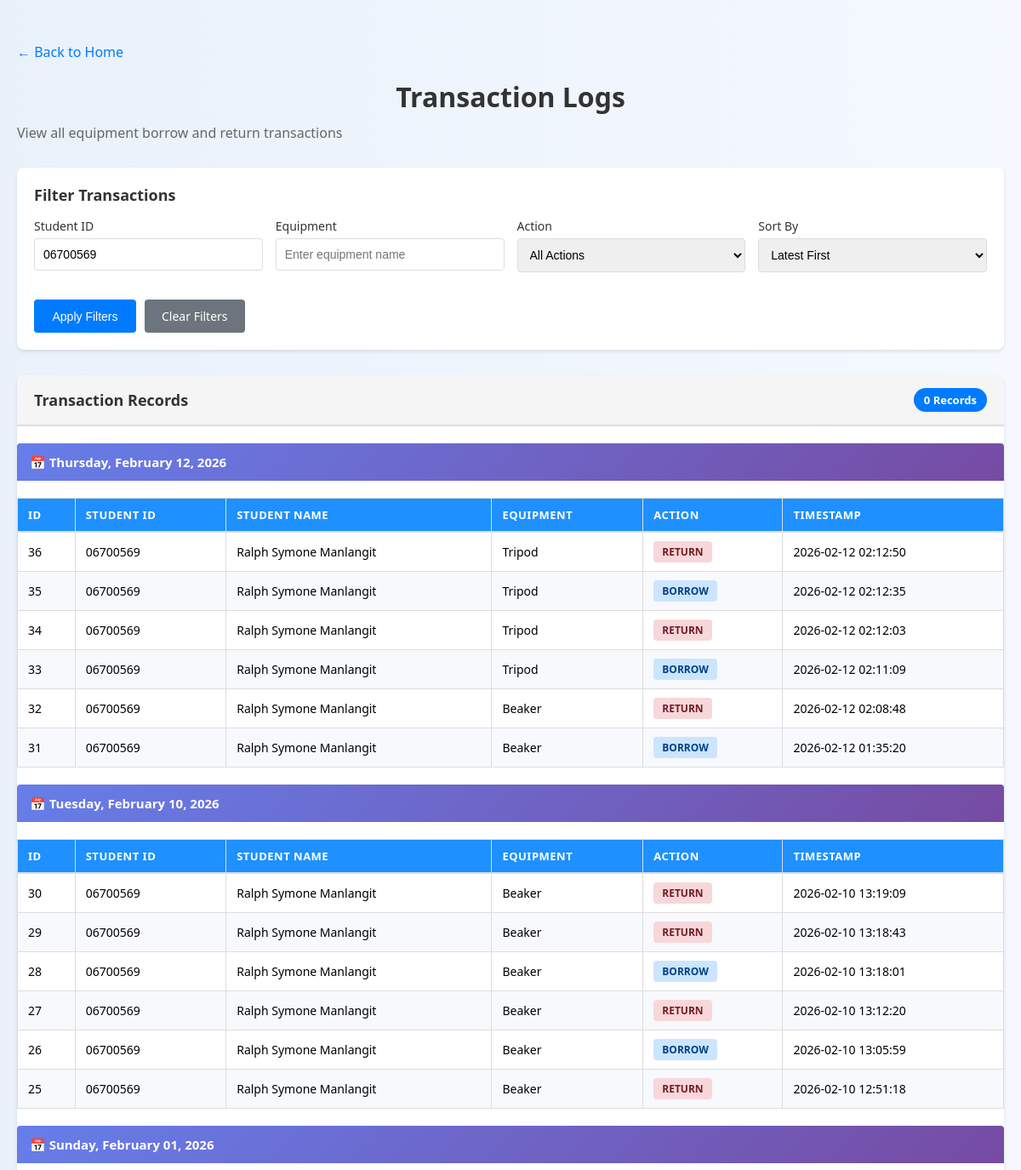
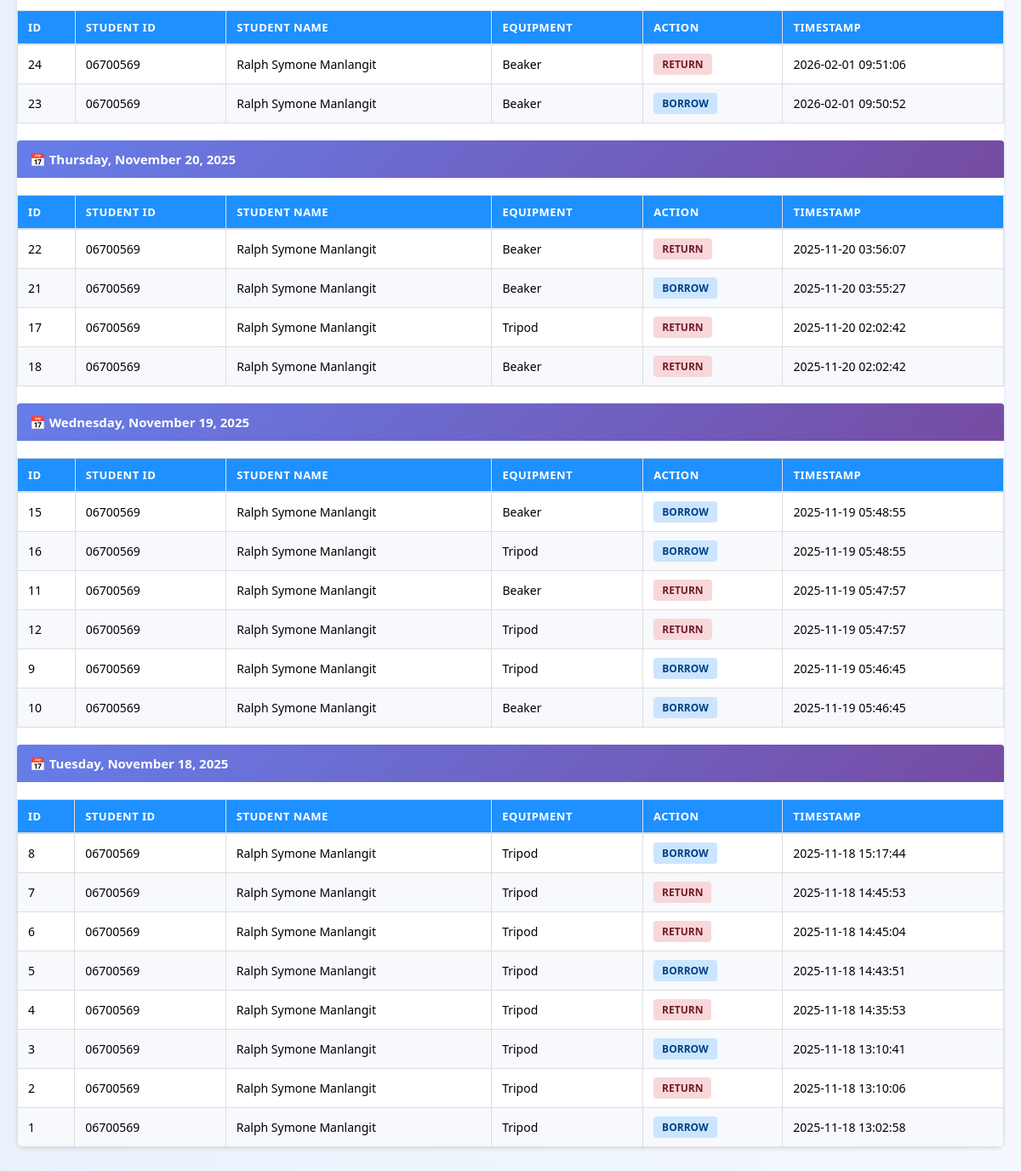
Screenshot of /admin_logs?student_id=06700569 with the database file from the repository (2 pictures, top to bottom).
### tables this page shows
CREATE TABLE equipment_log (
            id INTEGER PRIMARY KEY AUTOINCREMENT,
            student_id TEXT NOT NULL,
            equipment_name TEXT NOT NULL,
            action TEXT CHECK(action IN ('borrow', 'return')),
            timestamp TEXT DEFAULT CURRENT_TIMESTAMP
        , quantity INTEGER DEFAULT 1);

CREATE TABLE students (
            student_id TEXT PRIMARY KEY,
            name TEXT NOT NULL,
            course TEXT,
            year_level INTEGER, student_type TEXT DEFAULT 'college');

### CV-app/app.py (the view)
@app.route('/admin_logs', methods=['GET', 'POST'])
def admin_logs():
    from datetime import datetime
    from collections import OrderedDict
    try:
        conn = sqlite3.connect("database.db")
        c = conn.cursor()
        filters = {
            'student_id': request.args.get('student_id', '').strip(),
            'equipment': request.args.get('equipment', '').strip(),
            'action': request.args.get('action', ''),
            'sort': request.args.get('sort', 'timestamp_desc')
        }
        query = """
            SELECT e.id, e.student_id, s.name, e.equipment_name, e.action, e.timestamp
            FROM equipment_log e
            LEFT JOIN students s ON e.student_id = s.student_id
            WHERE 1=1
        """
        params = []
        if filters['student_id']:
            query += " AND e.student_id = ?"
            params.append(filters['student_id'])
        if filters['equipment']:
            query += " AND e.equipment_name LIKE ?"
            params.append(f"%{filters['equipment']}%")
        if filters['action']:
            query += " AND e.action = ?"
            params.append(filters['action'])
        if filters['sort'] == 'timestamp_asc':
            query += " ORDER BY e.timestamp ASC"
        elif filters['sort'] == 'student_id':
            query += " ORDER BY e.student_id ASC"
        elif filters['sort'] == 'action':
            query += " ORDER BY e.action ASC, e.timestamp DESC"
        else:
            query += " ORDER BY e.timestamp DESC"
        c.execute(query, params)
        logs = c.fetchall()
        grouped_logs = OrderedDict()
        for log in logs:
            timestamp = log[5]
            date_str = timestamp.split(' ')[0] if timestamp else 'Unknown'
            try:
                date_obj = datetime.strptime(date_str, '%Y-%m-%d')
                date_display = date_obj.strftime('%A, %B %d, %Y')  # e.g., "Monday, January 15, 2024"
            except:
                date_display = date_str
            if date_display not in grouped_logs:
                grouped_logs[date_display] = []
            grouped_logs[date_display].append(log)
        c.execute("SELECT DISTINCT student_id FROM students ORDER BY student_id")
        all_students = [s[0] for s in c.fetchall()]
        c.execute("SELECT DISTINCT equipment_name FROM equipment_log ORDER BY equipment_name")
        all_equipment = [eq[0] for eq in c.fetchall()]
        conn.close()
        return render_template('admin_logs.html',
                             grouped_logs=grouped_logs,
                             filters=filters,
                             students=all_students,
                             equipment=all_equipment)
    except Exception as e:
        print(f"Admin logs error: {str(e)}")
        flash(f"Error loading admin logs: {str(e)}")
        return redirect(url_for('home'))

### CV-app/templates/admin_logs.html (shortened to what this page needs)
<!DOCTYPE html>
<html>
<head>
    <link rel="stylesheet" href="{{ url_for('static', filename='style.css') }}">
</head>
<body>
        <div class="admin-container">
        <div class="admin-header">
            <a href="{{ url_for('home') }}" class="back-link" style="display: block; margin-bottom: 20px;">← Back to Home</a>
            <h1>Transaction Logs</h1>
            <p>View all equipment borrow and return transactions</p>
        </div>
        <div class="filter-section">
            <div class="filter-title">Filter Transactions</div>
            <form method="GET" action="{{ url_for('admin_logs') }}">
                <div class="filter-grid">
                    <div class="filter-group">
                        <label>Student ID</label>
                        <input type="text" name="student_id" value="{{ filters.student_id }}" placeholder="Enter student ID">
                    </div>
                    <div class="filter-group">
                        <label>Equipment</label>
                        <input type="text" name="equipment" value="{{ filters.equipment }}" placeholder="Enter equipment name">
                    </div>
                    <div class="filter-group">
                        <label>Action</label>
                        <select name="action">
                            <option value="">All Actions</option>
                        </select>
                    </div>
                    <div class="filter-group">
                        <label>Sort By</label>
                        <select name="sort">
                            <option value="timestamp_desc" {% if filters.sort == 'timestamp_desc' %}selected{% endif %}>Latest First</option>
                        </select>
                    </div>
                </div>
                <div class="filter-buttons">
                    <button type="submit" class="btn btn-primary">Apply Filters</button>
                    <a href="{{ url_for('admin_logs') }}" class="btn btn-secondary">Clear Filters</a>
                </div>
            </form>
        </div>
        <div class="logs-section">
            <div class="logs-header">
                <div class="logs-title">Transaction Records</div>
                <div class="logs-count">
                    {% set total_count = 0 %}
                    {% for date, logs in grouped_logs.items() %}
                        {% set total_count = total_count + logs|length %}
                    {% endfor %}
                    {{ total_count }} Records
                </div>
            </div>
            {% if grouped_logs %}
                {% for date, logs in grouped_logs.items() %}
                <div class="date-header">📅 {{ date }}</div>
                <table>
                    <thead>
                        <tr>
                            <th>ID</th>
                            <th>Student ID</th>
                            <th>Student Name</th>
                            <th>Equipment</th>
                            <th>Action</th>
                            <th>Timestamp</th>
                        </tr>
                    </thead>
                    <tbody>
                        {% for log in logs %}
                        <tr>
                            <td>{{ log[0] }}</td>
                            <td>{{ log[1] }}</td>
                            <td>{{ log[2] or 'N/A' }}</td>
                            <td>{{ log[3] }}</td>
                            <td><span class="badge badge-{{ log[4].lower() }}">{{ log[4].upper() }}</span></td>
                            <td>{{ log[5] }}</td>
                        </tr>
                        {% endfor %}
                    </tbody>
                </table>
                {% endfor %}
            {% else %}
            <div class="no-data">No transaction records found.</div>
            {% endif %}
        </div>
    </div>
</body>
</html>

### CV-app/static/style.css (style rules this page uses)
body { font-family: 'Segoe UI', Tahoma, Geneva, Verdana, sans-serif; background: linear-gradient(to right, #e9f1fb, #f5f9ff); margin: 0; padding: 0; }
h1, h2 { color: #1f3b73; text-align: center; margin-bottom: 15px; }
form { display: flex; flex-direction: column; gap: 12px; margin-top: 10px; }
label { font-weight: 600; color: #333; }
input[type="text"], input[type="number"], textarea, select { padding: 10px; border: 1px solid #ccc; border-radius: 6px; font-size: 16px; width: 100%; box-sizing: border-box; }
button, input[type="submit"] { background-color: #1e90ff; color: white; padding: 10px 16px; border: none; border-radius: 6px; font-size: 16px; cursor: pointer; transition: background-color 0.25s ease; }
table { width: 100%; border-collapse: collapse; margin-top: 20px; }
table th, table td { padding: 10px 12px; text-align: left; border: 1px solid #ddd; }
table th { background-color: #1e90ff; color: white; }
table tr:nth-child(even) { background-color: #f7f9fc; }
button { min-width: 120px; }

### CV-app/templates/admin_logs.html (style rules this page uses)
.admin-container { max-width: 1200px; margin: 30px auto; padding: 20px; }
.admin-header { margin-bottom: 30px; }
.admin-header h1 { font-size: 32px; color: #333; margin: 0 0 10px 0; }
.admin-header p { color: #666; margin: 0; }
.filter-section { background: white; padding: 20px; border-radius: 8px; box-shadow: 0 2px 4px rgba(0,0,0,0.1); margin-bottom: 30px; }
.filter-title { font-size: 18px; font-weight: bold; margin-bottom: 15px; color: #333; }
.filter-grid { display: grid; grid-template-columns: repeat(auto-fit, minmax(250px, 1fr)); gap: 15px; margin-bottom: 20px; }
.filter-group { display: flex; flex-direction: column; }
.filter-group label { font-weight: 500; color: #333; margin-bottom: 5px; font-size: 14px; }
.filter-group input, .filter-group select { padding: 10px; border: 1px solid #ddd; border-radius: 4px; font-size: 14px; }
.filter-buttons { display: flex; gap: 10px; }
.btn { padding: 10px 20px; border: none; border-radius: 4px; cursor: pointer; font-size: 14px; font-weight: 500; text-decoration: none; }
.btn-primary { background: #007bff; color: white; }
.btn-secondary { background: #6c757d; color: white; }
.logs-section { background: white; border-radius: 8px; box-shadow: 0 2px 4px rgba(0,0,0,0.1); overflow: hidden; }
.logs-header { background: #f5f5f5; padding: 15px 20px; border-bottom: 2px solid #ddd; display: flex; justify-content: space-between; align-items: center; }
.logs-title { font-size: 18px; font-weight: bold; color: #333; }
.logs-count { background: #007bff; color: white; padding: 5px 12px; border-radius: 20px; font-size: 13px; font-weight: bold; }
table { width: 100%; border-collapse: collapse; }
thead { background: #f9f9f9; border-bottom: 2px solid #ddd; }
th { padding: 12px 15px; text-align: left; font-weight: 600; color: #333; font-size: 13px; text-transform: uppercase; letter-spacing: 0.5px; cursor: pointer; user-select: none; }
td { padding: 12px 15px; border-bottom: 1px solid #f0f0f0; font-size: 14px; }
.badge { display: inline-block; padding: 4px 10px; border-radius: 4px; font-size: 12px; font-weight: 600; }
.badge-borrow { background: #cce5ff; color: #004085; }
.badge-return { background: #f8d7da; color: #721c24; }
.back-link { display: inline-block; margin-bottom: 20px; color: #007bff; text-decoration: none; font-weight: 500; }
.date-header { background: linear-gradient(135deg, #667eea 0%, #764ba2 100%); color: white; padding: 12px 15px; margin-top: 20px; margin-bottom: 0; border-radius: 4px 4px 0 0; font-weight: 600; font-size: 15px; }

### rows the page displays
equipment_log: id "36", student "06700569", name "Ralph Symone Manlangit", equipment_name "Tripod", action "RETURN", timestamp "2026-02-12 02:12:50"
equipment_log: id "35", student "06700569", name "Ralph Symone Manlangit", equipment_name "Tripod", action "BORROW", timestamp "2026-02-12 02:12:35"
equipment_log: id "34", student "06700569", name "Ralph Symone Manlangit", equipment_name "Tripod", action "RETURN", timestamp "2026-02-12 02:12:03"
equipment_log: id "33", student "06700569", name "Ralph Symone Manlangit", equipment_name "Tripod", action "BORROW", timestamp "2026-02-12 02:11:09"
equipment_log: id "32", student "06700569", name "Ralph Symone Manlangit", equipment_name "Beaker", action "RETURN", timestamp "2026-02-12 02:08:48"
equipment_log: id "31", student "06700569", name "Ralph Symone Manlangit", equipment_name "Beaker", action "BORROW", timestamp "2026-02-12 01:35:20"
equipment_log: id "30", student "06700569", name "Ralph Symone Manlangit", equipment_name "Beaker", action "RETURN", timestamp "2026-02-10 13:19:09"
equipment_log: id "29", student "06700569", name "Ralph Symone Manlangit", equipment_name "Beaker", action "RETURN", timestamp "2026-02-10 13:18:43"
equipment_log: id "28", student "06700569", name "Ralph Symone Manlangit", equipment_name "Beaker", action "BORROW", timestamp "2026-02-10 13:18:01"
equipment_log: id "27", student "06700569", name "Ralph Symone Manlangit", equipment_name "Beaker", action "RETURN", timestamp "2026-02-10 13:12:20"
equipment_log: id "26", student "06700569", name "Ralph Symone Manlangit", equipment_name "Beaker", action "BORROW", timestamp "2026-02-10 13:05:59"
equipment_log: id "25", student "06700569", name "Ralph Symone Manlangit", equipment_name "Beaker", action "RETURN", timestamp "2026-02-10 12:51:18"
equipment_log: id "24", student "06700569", name "Ralph Symone Manlangit", equipment_name "Beaker", action "RETURN", timestamp "2026-02-01 09:51:06"
equipment_log: id "23", student "06700569", name "Ralph Symone Manlangit", equipment_name "Beaker", action "BORROW", timestamp "2026-02-01 09:50:52"
equipment_log: id "22", student "06700569", name "Ralph Symone Manlangit", equipment_name "Beaker", action "RETURN", timestamp "2025-11-20 03:56:07"
equipment_log: id "21", student "06700569", name "Ralph Symone Manlangit", equipment_name "Beaker", action "BORROW", timestamp "2025-11-20 03:55:27"
equipment_log: id "17", student "06700569", name "Ralph Symone Manlangit", equipment_name "Tripod", action "RETURN", timestamp "2025-11-20 02:02:42"
equipment_log: id "18", student "06700569", name "Ralph Symone Manlangit", equipment_name "Beaker", action "RETURN", timestamp "2025-11-20 02:02:42"
equipment_log: id "15", student "06700569", name "Ralph Symone Manlangit", equipment_name "Beaker", action "BORROW", timestamp "2025-11-19 05:48:55"
equipment_log: id "16", student "06700569", name "Ralph Symone Manlangit", equipment_name "Tripod", action "BORROW", timestamp "2025-11-19 05:48:55"
equipment_log: id "11", student "06700569", name "Ralph Symone Manlangit", equipment_name "Beaker", action "RETURN", timestamp "2025-11-19 05:47:57"
equipment_log: id "12", student "06700569", name "Ralph Symone Manlangit", equipment_name "Tripod", action "RETURN", timestamp "2025-11-19 05:47:57"
equipment_log: id "9", student "06700569", name "Ralph Symone Manlangit", equipment_name "Tripod", action "BORROW", timestamp "2025-11-19 05:46:45"
equipment_log: id "10", student "06700569", name "Ralph Symone Manlangit", equipment_name "Beaker", action "BORROW", timestamp "2025-11-19 05:46:45"
equipment_log: id "8", student "06700569", name "Ralph Symone Manlangit", equipment_name "Tripod", action "BORROW", timestamp "2025-11-18 15:17:44"
equipment_log: id "7", student "06700569", name "Ralph Symone Manlangit", equipment_name "Tripod", action "RETURN", timestamp "2025-11-18 14:45:53"
equipment_log: id "6", student "06700569", name "Ralph Symone Manlangit", equipment_name "Tripod", action "RETURN", timestamp "2025-11-18 14:45:04"
equipment_log: id "5", student "06700569", name "Ralph Symone Manlangit", equipment_name "Tripod", action "BORROW", timestamp "2025-11-18 14:43:51"
equipment_log: id "4", student "06700569", name "Ralph Symone Manlangit", equipment_name "Tripod", action "RETURN", timestamp "2025-11-18 14:35:53"
equipment_log: id "3", student "06700569", name "Ralph Symone Manlangit", equipment_name "Tripod", action "BORROW", timestamp "2025-11-18 13:10:41"
equipment_log: id "2", student "06700569", name "Ralph Symone Manlangit", equipment_name "Tripod", action "RETURN", timestamp "2025-11-18 13:10:06"
equipment_log: id "1", student "06700569", name "Ralph Symone Manlangit", equipment_name "Tripod", action "BORROW", timestamp "2025-11-18 13:02:58"

### other values shown
{{ total_count }} "0"
{{ date }} "Thursday, February 12, 2026" "Tuesday, February 10, 2026" "Sunday, February 01, 2026" "Thursday, November 20, 2025" "Wednesday, November 19, 2025" "Tuesday, November 18, 2025"
